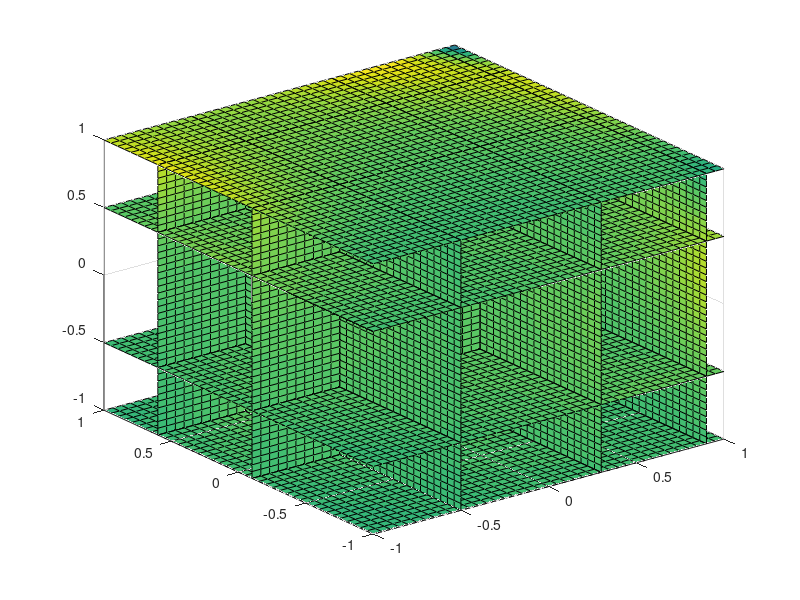

The MATLAB source for this figure:
clc
clear

[x,y,z]=meshgrid(-1:0.2:1);
[x0,y0,z0]=meshgrid(-1:0.05:1);
V = exp(x.^2.*z+y.^2.*x+z.^2.*y).*cos(x.^2.*y.*z+z.^2.*y.*x);
V0 =exp(x0.^2.*z0+y0.^2.*x0+z0.^2.*y0).*cos(x0.^2.*y0.*z0+z0.^2.*y0.*x0);
V1 =interp3(x,y,z,V,x0,y0,z0, 'spline');
err=V1-V0; max_err= max(err(:))

slice(x0,y0,z0,V1,[-0.5,0.3, 0.9],[0.6,-0.1],[-1,-0.5,0.5,1])